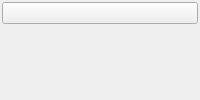
     <widget class="QFrame" name="hiddenSettingFrame">
      <property name="frameShape">
       <enum>QFrame::NoFrame</enum>
      </property>
      <property name="frameShadow">
       <enum>QFrame::Raised</enum>
      </property>
      <layout class="QVBoxLayout" name="verticalLayout_7">
       <property name="leftMargin">
        <number>2</number>
       </property>
       <property name="topMargin">
        <number>2</number>
       </property>
       <property name="rightMargin">
        <number>2</number>
       </property>
       <property name="bottomMargin">
        <number>2</number>
       </property>
       <item>
        <widget class="QPushButton" name="smallSettingsButton">
         <property name="styleSheet">
          <string notr="true"/>
         </property>
         <property name="text">
          <string/>
         </property>
         <property name="icon">
          <iconset resource="assets.qrc">
           <normaloff>:/settings/assets/settings.svg</normaloff>:/settings/assets/settings.svg</iconset>
         </property>
         <property name="iconSize">
          <size>
           <width>32</width>
           <height>32</height>
          </size>
         </property>
        </widget>
       </item>
       <item>
        <widget class="QFrame" name="dummyFrame">
         <property name="sizePolicy">
          <sizepolicy hsizetype="Preferred" vsizetype="MinimumExpanding">
           <horstretch>0</horstretch>
           <verstretch>0</verstretch>
          </sizepolicy>
         </property>
         <property name="frameShape">
          <enum>QFrame::NoFrame</enum>
         </property>
         <property name="frameShadow">
          <enum>QFrame::Raised</enum>
         </property>
        </widget>
       </item>
       <item>
        <widget class="QFrame" name="dummyFrame_2">
         <property name="frameShape">
          <enum>QFrame::NoFrame</enum>
         </property>
         <property name="frameShadow">
          <enum>QFrame::Raised</enum>
         </property>
        </widget>
       </item>
      </layout>
     </widget>
